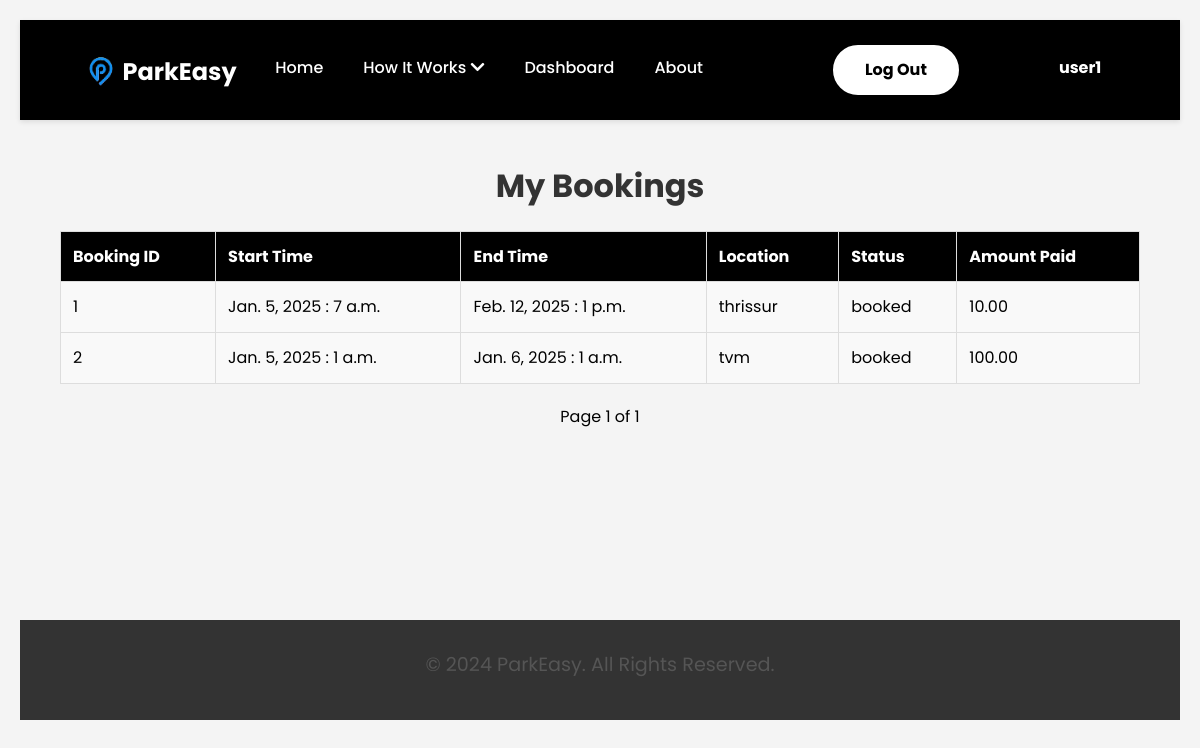
Before: /parkeasy/my-bookings/ (signed in) with the older database file.
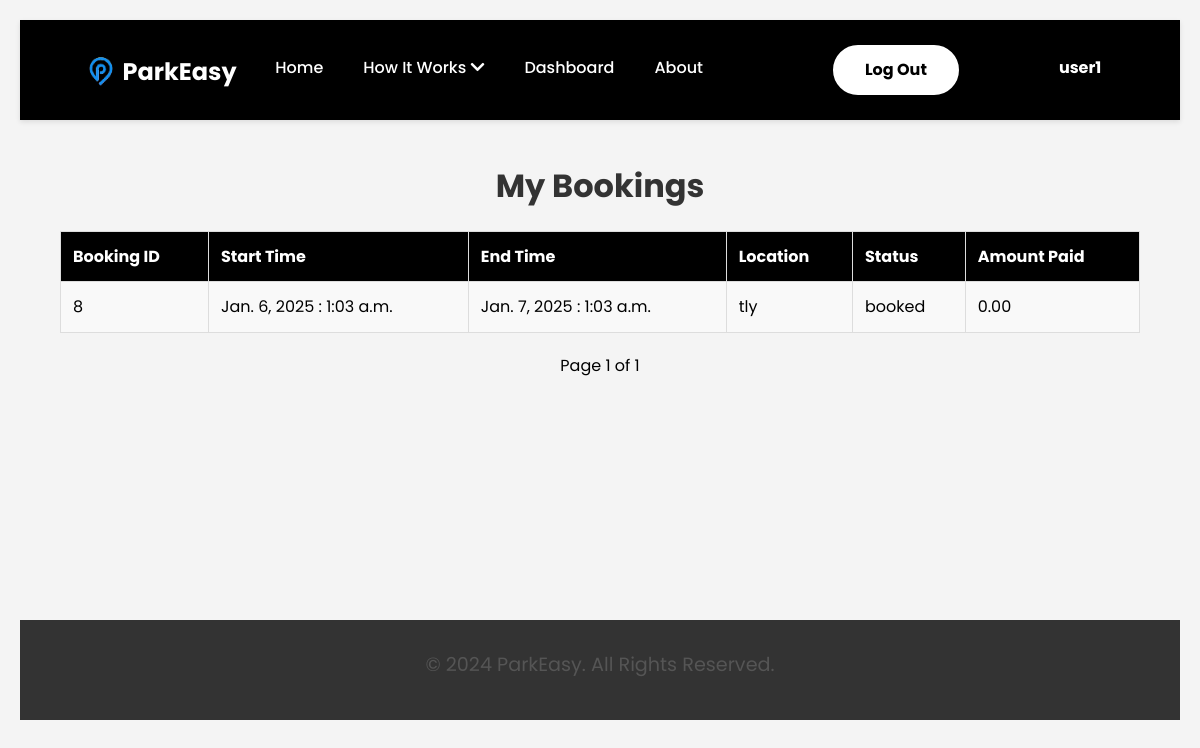
After: the same page with the newer database file.
### ParkEasyApp/models.py (models this page shows, shortened)
class Booking(models.Model):
    user = models.ForeignKey(ParkEasyUser, on_delete=models.CASCADE, related_name="bookings")
    parking_space = models.ForeignKey(ParkingSpace, on_delete=models.CASCADE)
    booking_time = models.DateTimeField(auto_now_add=True)  # Auto-set to the time of booking
    start_date = models.DateField(default=timezone.now)  # Dynamically use current date
    start_time = models.TimeField()
    end_date = models.DateField(default=timezone.now)  # Dynamically use current date
    end_time = models.TimeField()
    duration = models.DurationField()
    price_paid = models.DecimalField(max_digits=10, decimal_places=2, null=True, blank=True)
    payment_method = models.CharField(max_length=255, null=True, blank=True)
    status = models.CharField(
        max_length=20,
        choices=[('booked', 'Booked'), ('completed', 'Completed'), ('cancelled', 'Cancelled')],
        default='booked'
    )
    time_extension = models.DurationField(null=True, blank=True)  # Optional additional booking time
    grace_period = models.DurationField(null=True, blank=True)  # Grace period for delays
    class Meta:
        indexes = [
            models.Index(fields=['user', 'parking_space', 'status']),
        ]
        unique_together = ('parking_space', 'start_time', 'end_time')

class ParkingSpace(models.Model):
    host = models.ForeignKey(ParkEasyUser, on_delete=models.CASCADE, related_name="parking_spaces")
    location = models.CharField(max_length=255)
    price_per_hour = models.DecimalField(max_digits=6, decimal_places=2)
    availability = models.BooleanField(default=True)  # Indicates if space is available for booking
    amenities = models.TextField(blank=True, null=True)  # Optional description of amenities
    rating = models.DecimalField(max_digits=3, decimal_places=2, default=0.0)  # Average rating by users
    created_at = models.DateTimeField(auto_now_add=True)
    class Meta:
        indexes = [
            models.Index(fields=['host', 'location']),
        ]

### ParkEasyApp/views.py (the view)
# urls.py: path('my-bookings/', views.my_bookings_view, name='my_bookings'),
@login_required
def my_bookings_view(request):
    bookings = Booking.objects.filter(user=request.user.parkeasyuser)
    paginator = Paginator(bookings, 10)  # Show 10 bookings per page
    page_number = request.GET.get('page')
    page_obj = paginator.get_page(page_number)
    return render(request, 'my_bookings.html', {'page_obj': page_obj})

### templates/my_bookings.html (shortened to what this page needs)
{% extends "base.html" %}
{% block content %}
    <h2>My Bookings</h2>
    {% if page_obj and page_obj.object_list %}
        <table class="bookings-table">
            <thead>
                <tr>
                    <th>Booking ID</th>
                    <th>Start Time</th>
                    <th>End Time</th>
                    <th>Location</th>
                    <th>Status</th>
                    <th>Amount Paid</th>
                </tr>
            </thead>
            <tbody>
                {% for booking in page_obj %}
                    <tr class="booking-row">
                        <td>{{ booking.id }}</td>
                        <td>{{ booking.start_date }} : {{ booking.start_time }}</td>
                        <td>{{ booking.end_date }} : {{ booking.end_time }}</td>
                        <td>{{ booking.parking_space.location }}</td>
                        <td>{{ booking.status }}</td>
                        <td>{{ booking.price_paid }}</td>
                    </tr>
                {% endfor %}
            </tbody>
        </table>
        <div class="pagination-links">
            <span>Page {{ page_obj.number }} of {{ page_obj.paginator.num_pages }}</span>
        </div>
    {% else %}
        <p>No bookings found.</p>
    {% endif %}
{% endblock %}

Changed rows visible on the page:
removed Booking: id "1", start_date "Jan. 5, 2025", start_time "7 a.m.", end_date "Feb. 12, 2025", end_time "1 p.m.", parking_space.location "thrissur", status "booked", price_paid "10.00"
removed Booking: id "2", start_date "Jan. 5, 2025", start_time "1 a.m.", end_date "Jan. 6, 2025", end_time "1 a.m.", parking_space.location "tvm", status "booked", price_paid "100.00"
added Booking: id "8", start_date "Jan. 6, 2025", start_time "1:03 a.m.", end_date "Jan. 7, 2025", end_time "1:03 a.m.", parking_space.location "tly", status "booked", price_paid "0.00"
